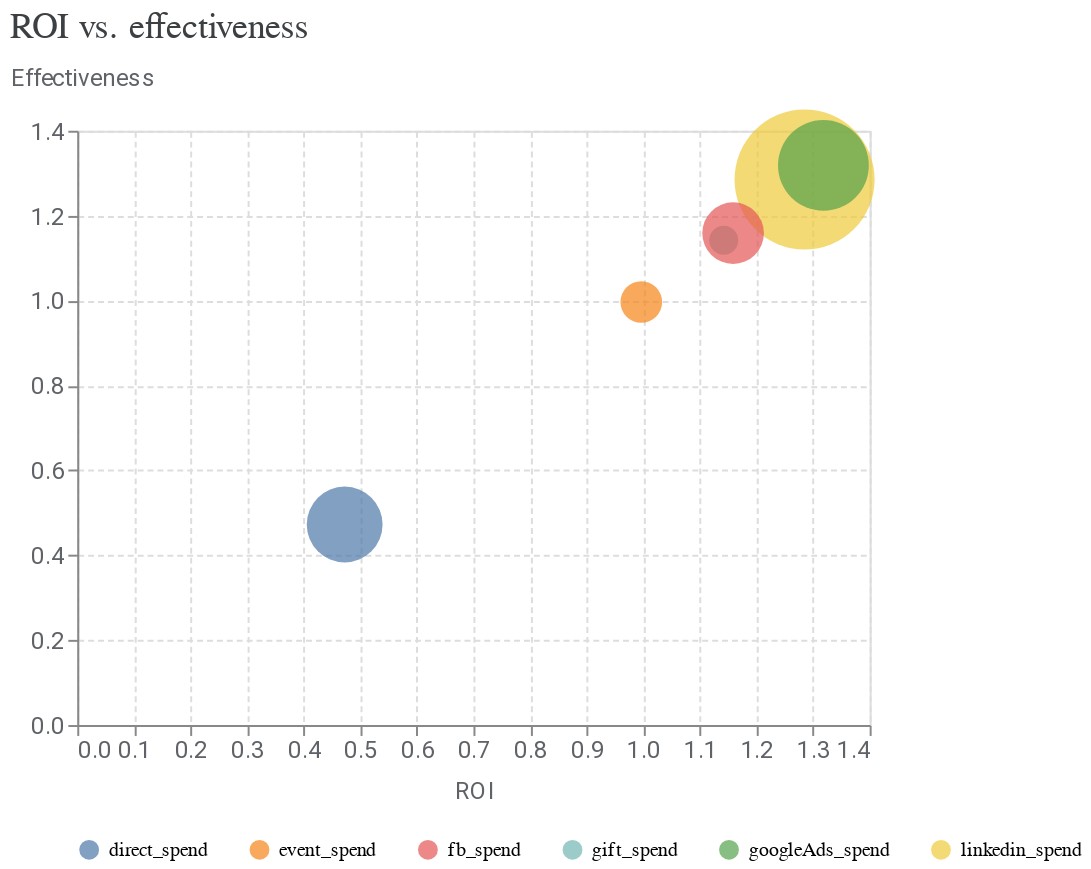

Source (notebook cell):
### Code cell
media_summary.plot_roi_vs_effectiveness()

### Figure 1 — Vega-Lite specification as saved in the notebook (floating-point values rounded to 4 significant figures)
{"config": {"view": {"continuousWidth": 300, "continuousHeight": 300}, "axis": {"gridDash": [3, 2], "labelColor": "#5F6368", "labelFont": "Roboto", "labelFontSize": 12, "titleColor": "#5F6368", "titleFont": "Roboto", "titleFontSize": 12, "titleFontWeight": "normal", "titlePadding": 10}}, "data": {"name": "data-2d8dc3237a46a4f70159a7e6b9c79537"}, "mark": {"type": "circle", "size": 80, "tooltip": true}, "encoding": {"color": {"field": "channel", "legend": {"columnPadding": 20, "columns": 7, "orient": "bottom", "rowPadding": 10, "title": null}, "type": "nominal"}, "size": {"field": "spend", "legend": null, "scale": {"range": [100, 5000]}, "type": "quantitative"}, "x": {"field": "roi", "scale": {}, "title": "ROI", "type": "quantitative"}, "y": {"axis": {"titleAlign": "left", "titleAngle": 0, "titleY": -20}, "field": "effectiveness", "scale": {}, "title": "Effectiveness", "type": "quantitative"}}, "title": {"text": "ROI vs. effectiveness", "anchor": "start", "color": "#3C4043", "font": "Google Sans Display", "fontSize": 18, "fontWeight": "normal", "offset": 10}, "width": 400, "$schema": "https://vega.github.io/schema/vega-lite/v5.20.1.json", "datasets": {"data-2d8dc3237a46a4f70159a7e6b9c79537": [{"channel": "linkedin_spend", "roi": 1.285, "effectiveness": 1.285, "spend": 3842000.0}, {"channel": "gift_spend", "roi": 1.142, "effectiveness": 1.142, "spend": 89410.0}, {"channel": "direct_spend", "roi": 0.4724, "effectiveness": 0.4724, "spend": 1070000.0}, {"channel": "fb_spend", "roi": 1.159, "effectiveness": 1.159, "spend": 679500.0}, {"channel": "googleAds_spend", "roi": 1.318, "effectiveness": 1.318, "spend": 1569000.0}, {"channel": "event_spend", "roi": 0.9965, "effectiveness": 0.9965, "spend": 268400.0}]}}
